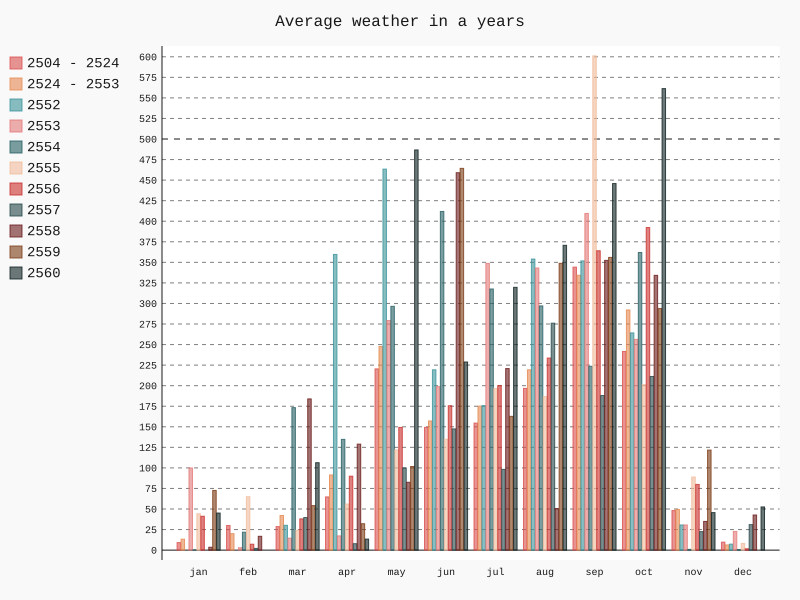

The Python source for this figure:
import pandas as pd
import pygal
from pygal.style import RedBlueStyle

def tabless():
    """ years """
    data = pd.read_csv("csvmn.csv")
    line_chart = pygal.Bar(fill=True, interpolate='cubic', style=RedBlueStyle)
    line_chart.title = 'Average weather in a years'
    line_chart.x_labels = data.month
    line_chart.y_labels = map(int, range(0, 611, 25))
    line_chart.add('2504 - 2524', data.year1)
    line_chart.add('2524 - 2553', data.year2)
    line_chart.add('2552', data.year3)
    line_chart.add('2553', data.year4)
    line_chart.add('2554', data.year5)
    line_chart.add('2555', data.year6)
    line_chart.add('2556', data.year7)
    line_chart.add('2557', data.year8)
    line_chart.add('2558', data.year9)
    line_chart.add('2559', data.year10)
    line_chart.add('2560', data.year11)
    line_chart.render_to_file("years.svg")

tabless()
